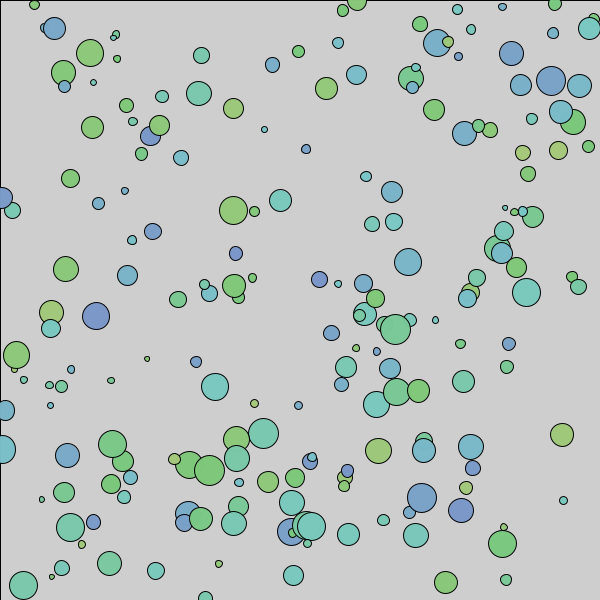
Frame 1 (no input)
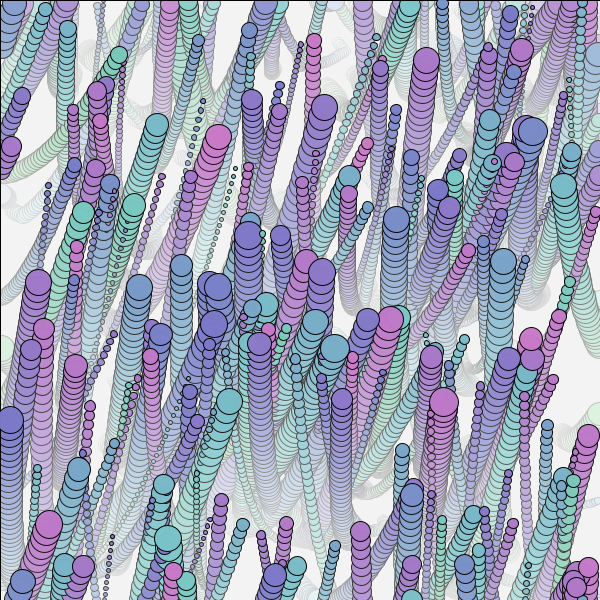
Frame 60 (the mouse pressed at the canvas centre just before this capture)
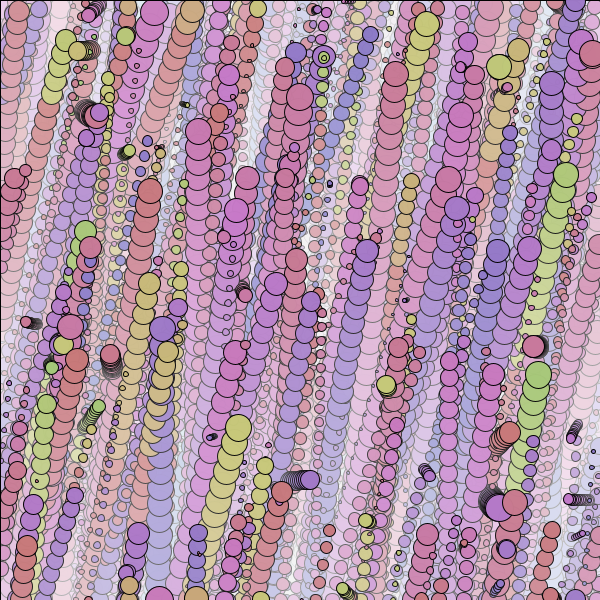
Frame 120 (the mouse held since frame 60 and released just before this capture)

The Processing sketch that drew these frames (run headless with seeded random() and noise(); from frame 60 on, the mouse is pressed at the canvas centre):

// Processing sketch: processing_48872
// ── processing_48872.pde


bbox[] bunch;
int count = 200;
float curvex = .05;
float curvey = .05;
float bshrink = .02;
int cdrift = 1;
int countw = 500;
int countf = countw;
int satur = 150;
int bright  = 200;

void setup() {
  size (600,600);
  colorMode (HSB);
  bunch = new bbox[count];
  for (int i = 0; i<count; i++) {
    bunch[i] = new bbox();
  }
}

void draw() {
   countf--;
   if  (countf == 0 ) {
     countf = int(random (countw-50, countw+50));
     satur = int(random (50,150));
     bright  = int(random (100,250));
     println ("notice");
     for (int i = 0; i<count; i++) {
       bunch[i].xspeed = random(0,2);
       bunch[i].yspeed = random(0,2);
       bunch[i].distance = random(2,10);
     }
   }
   fill(255,10);
   rect (0,0,width,height);
   for ( int i = 0; i<count; i++) {
    bunch[i].show();
    bunch[i].moveb();
  }
}

class bbox { color c; float xpos; float ypos; float xspeed; float yspeed; float distance; float bsize;

bbox () {
  c = int(random(60,155));
  xpos = random(width);
  ypos = random(height);
  xspeed = random(0,2);
  yspeed = random(0,2);
  distance = random(2,10);
  bsize = (random(5,30));
}

void show() {
  fill(30);
  stroke (1);
  c = c + cdrift;
  if (c  >255 ) { c = int(random(20,55));}
  fill (c,100,200,250);
  ellipse (xpos,ypos,bsize,bsize);
}

void moveb() {
  xspeed = xspeed + curvex;
  yspeed = yspeed + curvey;
  xpos =  xpos + xspeed ;
  ypos =  ypos + yspeed;
  if (xpos > width) { xpos = 1;}
  if (xpos < 0) { xpos = width;}
  if (ypos > height) { ypos = 1;}
  if (ypos < 0) {ypos = height;}
  
  distance--;
  if (distance < 0) { 
     distance = int(random(100,150));
     xspeed = random(-2,2);
     yspeed = random(-2,2);
     curvex = random(-.2,.2);
     curvey = random(-.2,.2);
   }
  bsize = bsize - bshrink;
  if (bsize <2 ) {bsize =(random(10,30));}
 }
}



void mouseClicked () {
  countf = 3;
}
